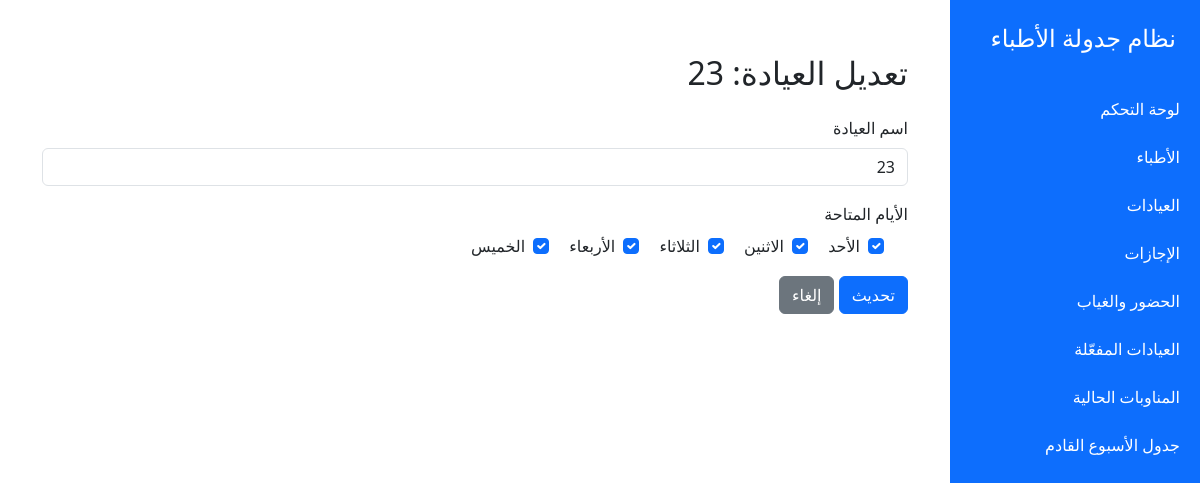
The app's page /dashboard/clinics/1/edit/ with its own data.
### doctors_app/models.py (models this page shows, shortened)
class Clinic(models.Model):
    name = models.CharField(max_length=100, verbose_name='اسم العيادة')
    days_available = models.JSONField(default=list, blank=True, verbose_name='أيام العمل')

### doctors_app/views.py (the view)
# urls.py: path('clinics/<int:clinic_id>/edit/', views.edit_clinic, name='edit_clinic'),
def edit_clinic(request, clinic_id):
    clinic = get_object_or_404(Clinic, pk=clinic_id)
    if request.method == 'POST':
        clinic.name = request.POST['name']
        clinic.days_available = request.POST.getlist('days_available')
        clinic.save()
        return redirect('clinics_list')
    return render(request, 'edit_clinic.html', {
        'clinic': clinic,
        'work_days': WORK_DAYS
    })

### templates/edit_clinic.html (shortened to what this page needs)
{% extends 'base.html' %}
{% block content %}
<div class="container">
  <h2 class="my-4">تعديل العيادة: {{ clinic.name }}</h2>
  <form method="post">
    <div class="mb-3">
      <label for="name" class="form-label">اسم العيادة</label>
      <input type="text" class="form-control" id="name" name="name" value="{{ clinic.name }}" required>
    </div>
    <div class="mb-3">
      <label class="form-label">الأيام المتاحة</label>
      <div class="form-check">
        {% for day in work_days %}
        <div class="form-check form-check-inline">
          <input class="form-check-input" type="checkbox" name="days_available" id="day_{{ day }}" value="{{ day }}"
            {% if day in clinic.days_available %}checked{% endif %}>
          <label class="form-check-label" for="day_{{ day }}">{{ day }}</label>
        </div>
        {% endfor %}
      </div>
    </div>
    <button type="submit" class="btn btn-primary">تحديث</button>
    <a href="{% url 'clinics_list' %}" class="btn btn-secondary">إلغاء</a>
  </form>
</div>
{% endblock %}

### templates/base.html (style rules this page uses)
body { min-height: 100vh; display: flex; flex-direction: row; }

### records on screen
Clinic: name "23", days_available "☑" "☑" "☑" "☑" "☑"

### other values on screen
{{ day }} "الأحد" "الاثنين" "الثلاثاء" "الأربعاء" "الخميس"
